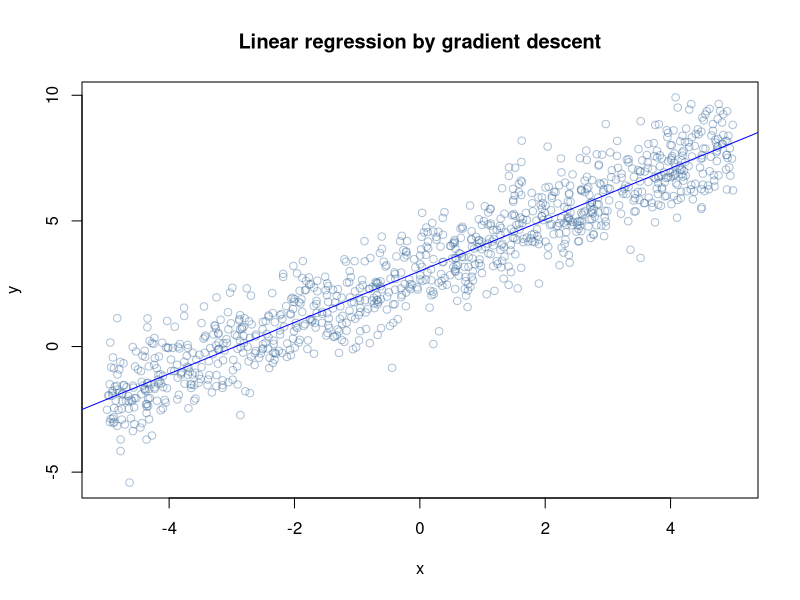

Recreate this plot in R.
## ---- chunk 1
# generate random data in which y is a noisy function of x
x <- runif(1000, -5, 5)
y <- x + rnorm(1000) + 3

# fit a linear model
res <- lm( y ~ x )
print(res)
## ---- chunk 2
# plot the data and the model
plot(x,y, col=rgb(0.2,0.4,0.6,0.4), main='Linear regression by gradient descent')
abline(res, col='blue')

